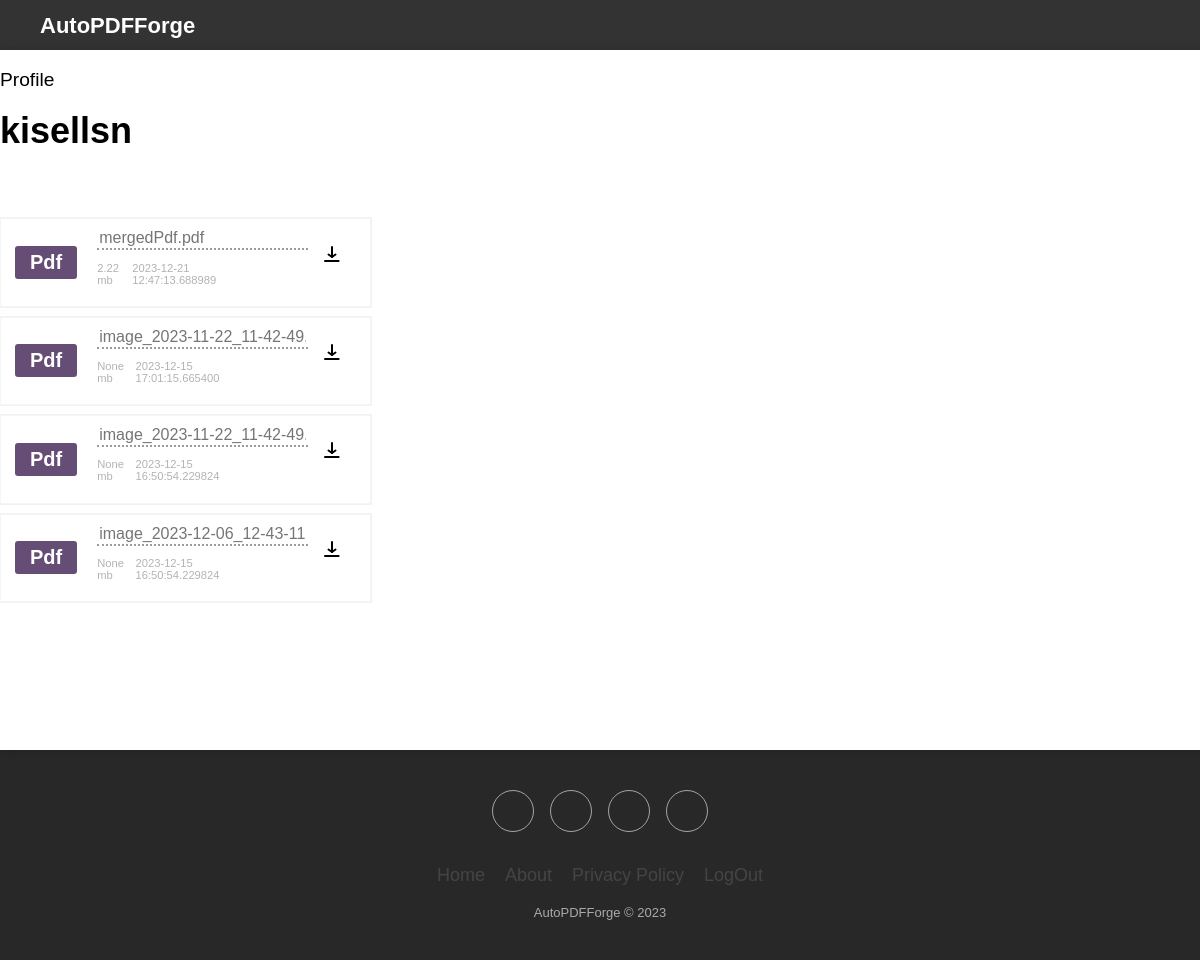
The app's page /profile (signed in) with its own data.
### app.py (models this page shows, shortened)
class User(db.Model, UserMixin):
    id = db.Column(db.Integer, primary_key=True)
    username = db.Column(db.String(20), nullable=False, unique=True)
    password = db.Column(db.String(80), nullable=False)
    files = db.relationship('File', backref='user', lazy=True)

class File(db.Model):
    id = db.Column(db.Integer, primary_key=True)
    filename = db.Column(db.String(100))
    data = db.Column(db.LargeBinary)
    created_at = db.Column(db.DateTime, default=datetime.utcnow)
    user_id = db.Column(db.Integer, db.ForeignKey('user.id'), nullable=False)
    file_size = db.Column(db.Float)

### app.py (the view)
@app.route('/profile', methods=['GET', 'POST'])
@login_required
def profile():
    user_files = File.query.filter_by(user=current_user).order_by(File.created_at.desc()).all()
    for file in user_files:
        file_path = os.path.join(app.config['RESULT_FOLDER'], file.filename)
        with open(file_path, 'wb') as f:
            f.write(file.data)
    return render_template('profile.html', user_files=user_files)

### app.py (called while the page is built)
@app.before_request
def before_request():
    if current_user.is_authenticated:
        app.jinja_env.globals['user_authenticated'] = True
    else:
        app.jinja_env.globals['user_authenticated'] = False

@login_manager.user_loader
def load_user(user_id):
    return User.query.get(int(user_id))

### templates/profile.html (shortened to what this page needs)
<!DOCTYPE html>
<html>
<head>
    <link rel="stylesheet" type="text/css" href="{{ url_for('static', filename='styles/styles.css') }}">
    <link rel="stylesheet" type="text/css" href="{{ url_for('static', filename='styles/profile.css') }}">
</head>
<body>
    <header>
        <h1 id="header_logo">
            <a href="/" >AutoPDFForge</a>
        </h1>
    </header>
    <main>
        <div id="center_div">
            <p style="font-size: 1.2em; font-weight: 400; ">Profile</p>
            <p style="font-size: 2.25em; font-weight: 700; margin-bottom: 66px; margin-top: 0px;">{{ current_user.username }}</p>
            {% for file in user_files %}
                <div class="showfilebox">
                    <div class="left">
                        <span class="filetype" onclick='toggleFilePreview({{file.id}})' >
                            Pdf</span>
                        <div class="pdf_info">
                            <div class="form__group">
                              <input type="input" class="form__field_pdf" placeholder="{{file.filename}}" name="result" id="{{file.id}}" required />
                            </div>
                            <div class="size_field_pdf" >
                                <p >{{file.file_size}} mb</p>
                                <p >{{file.created_at}}</p>
                            </div>
                        </div>
                    </div>
                    <div class="right">
                        <a class="btn-download" data-file-name="{{ file.filename }}" data-file-id="{{ file.id }}">
                        </a><br>
                    </div>
                </div>
            {% endfor %}
        </div>
    </main>
    <div class="footer-basic">
        <footer>
            <div class="social"><a href="https://github.com/kisellsn"></a><a href="#"></a><a href="#"></a><a href="#"></a></div>
            <ul class="list-inline">
                <li class="list-inline-item"><a href="/">Home</a></li>
                <li class="list-inline-item"><a href="#">About</a></li>
                <li class="list-inline-item"><a href="#">Privacy Policy</a></li>
                 <li class="list-inline-item">
                    {% if user_authenticated %}
                        <a href="{{ url_for('logout') }}">LogOut</a>
                    {% else %}
                        <a href="{{ url_for('login') }}">LogIn</a>
                    {% endif %}
                </li>
            </ul>
            <p class="copyright">AutoPDFForge © 2023</p>
        </footer>
    </div>
</body>
</html>

### static/styles/styles.css (style rules this page uses)
html { height: 100%; }
body { font-family: Arial, sans-serif; margin: 0; padding: 0; background-color: #f0f0f0; height: 100%; min-width: 490px; }
header { background-color: #333; color: white; text-align: left; padding-left: 40px; padding-right: 40px; font-size: 11px; height:50px; display:flex; align-items: center; justify-content: space-between; }
.footer-basic { padding:40px 0; background-color:#282828; color:#4b4c4d; }
.footer-basic ul { padding:0; list-style:none; text-align:center; font-size:18px; line-height:1.6; margin-bottom:0; }
.footer-basic li { padding:0 10px; }
.footer-basic ul a { color:inherit; text-decoration:none; opacity:0.8; }
.footer-basic .social { text-align:center; padding-bottom:7px; }
.footer-basic .social > a { font-size:24px; width:40px; height:40px; line-height:40px; display:inline-block; text-align:center; border-radius:50%; border:1px solid #ccc; margin:0 8px; color:inherit; opacity:0.75; }
.footer-basic .copyright { margin-top:15px; text-align:center; font-size:13px; color:#aaa; margin-bottom:0; }
.list-inline { display:flex; justify-content: center; }
#header_logo { margin-block-start: 0.1em; margin-block-end: 0em; color:#fff; }
#header_logo a { color:#fff; text-decoration: none; }

### static/styles/profile.css (style rules this page uses)
main { min-height: 700px; background-color: #fff; box-shadow: 0 0 10px rgba(0, 0, 0, 0.2); height: 75%; position: relative; display: flex; flex-direction: row; transition: height 0.5s; }
.form__group { position: relative; width: 50%; }
.form__field_pdf { font-family: inherit; border: 0; border-bottom: 2px dotted #9b9b9b; outline: 0; font-size: 1.0rem; color: #000; background: transparent; transition: border-color 0.2s; font-family: Arial, sans-serif; }
.form__field_pdf:placeholder { color: transparent; }
.pdf_info { display:flex; flex-direction:column; margin-left: 10px; }
.size_field_pdf p { opacity: 0.3; font-size: 0.7rem; }
.size_field_pdf { justify-content: flex-start; align-items: center; display:flex; flex-direction: row; max-width:160px; min-width:140px; margin-bottom: 0px; }
.btn-download { display: block; width: 48px; height: 48px; border-radius: 50%; -webkit-tap-highlight-color: transparent; position: relative; cursor: pointer; }
.btn-download svg { margin: 16px 0 0 16px; fill: none; transform: translate3d(0, 0, 0); }
.showfilebox { display: flex; align-items: center; justify-content: space-between; margin: 10px 0; padding: 10px 15px; box-shadow: #0000000d 0px 0px 0px 1px, #d1d5db3d 0px 0px 0px 1px inset; background-color: #ffffffd4; }
.showfilebox .left { display: flex; align-items: center; flex-wrap: wrap; gap: 10px; }
.filetype { cursor: zoom-in; background: #664d76; color: #fff; padding: 5px 15px; font-size: 20px; text-transform: capitalize; font-weight: 700; border-radius: 3px; -webkit-border-radius: 3px; -moz-border-radius: 3px; -ms-border-radius: 3px; -o-border-radius: 3px; }

### records on screen
User: username "kisellsn"
File: result "mergedPdf.pdf", file_size "2.22", created_at "2023-12-21 12:47:13.688989"
File: result "image_2023-11-22_11-42-49.pdf", file_size "None", created_at "2023-12-15 17:01:15.665400"
File: result "image_2023-11-22_11-42-49.pdf", file_size "None", created_at "2023-12-15 16:50:54.229824"
File: result "image_2023-12-06_12-43-11.pdf", file_size "None", created_at "2023-12-15 16:50:54.229824"
